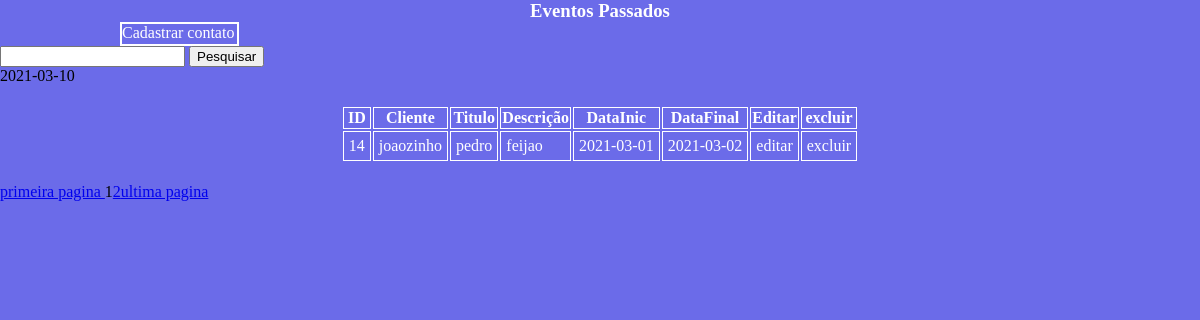
Page /php/eventPass.php on the committed database.
### tables this page shows
CREATE TABLE `cliente` (
  `Nome` varchar(50) NOT NULL,
  `Descri` varchar(200) NOT NULL,
  `Titulo` varchar(100) NOT NULL,
  `DataFinal` date NOT NULL,
  `DataInicial` date NOT NULL,
  `Id` int(11) NOT NULL
);

### php/eventPass.php (the view, shortened to what this page needs)
<!DOCTYPE html>
<html lang="pt-br">
<head>
    <link rel="stylesheet" href="../css/index.css">
</head>
<body>
    <h3>Eventos Passados</h3>
    <div class="cadastro">
    <a href="index.php?menuop=cadastro">Cadastrar contato</a>
    </div>
    <div>
        <form action="index.php?menuop=eventoPass" method="post">
        <input type="text" name="Procurar">
        <input type="submit" value="Pesquisar">
        </form>
    </div>
    <table>
        <thead>
        <tr>
        <th>ID</th>
        <th>Cliente</th>
        <th>Titulo</th>
        <th>Descrição</th>
        <th>DataInic</th>
        <th>DataFinal</th>
        <th>Editar</th>
        <th>excluir</th>
        </tr>
        </thead>
   <tbody>
       <?php
       $dataAtual= date("Y-m-d");
       $quantidade = 10;
       $pagina = (isset($_GET['pagina']))?(int)$_GET["pagina"]:1;
       $inicio = ($quantidade * $pagina)- $quantidade;
       $Pesquisar = (isset($_POST["Procurar"]))?$_POST["Procurar"]:"";
       $sql = "SELECT * FROM cliente WHERE Id = '{$Pesquisar}'
       or Nome LIKE '%{$Pesquisar}%'
       ORDER BY Nome ASC
       LIMIT $inicio , $quantidade";
       $rs = mysqli_query($conexao,$sql) or die ("erro ao executar a consulta".mysqli_error($conexao));
       while($dados= mysqli_fetch_assoc($rs)){
             if( $dataAtual >=$dados["DataInicial"]){
       ?>
        <tr>
        <td><?=$dados["Id"]?></td>
        <td><?=$dados["Nome"]?></td>
        <td><?=$dados["Titulo"]?></td>
        <td><?=$dados["Descri"]?></td>
        <td><?=$dados["DataFinal"]?></td>
        <td><?=$dados["DataInicial"]?></td>
        <td><a href="index.php?menuop=editar&idContato=<?=$dados["Id"]?>"> editar</a></td>
        <td><a href="index.php?menuop=excluir&idContato=<?=$dados["Id"]?>">excluir</a></td>
        </tr>
<?php
             }
       }
       ?>
</tbody>
</table>
<?php
$sqltotal = "SELECT Id FROM cliente";
$qrtotal = mysqli_query($conexao,$sqltotal)  or die ("erro".mysqli_error($conexao));
$numtotal = mysqli_num_rows($qrtotal);
$totalpagina = ceil($numtotal/$quantidade);
echo '<a href="?menuop=eventoPass&pagina=1"> primeira pagina </a>';
 ?>
 <?php
for ($i=1;$i<=$totalpagina;$i++){
    if($i>=($pagina-5) && $i <=($pagina+5)){
        if($i==$pagina){
            echo $i;
        }else{
           echo "<a href=\"?menuop=eventoPass&pagina=$i\">$i</a>";
        }
    }
}
    ?>
    <?php
echo "<a href=\"?menuop=eventoPass&pagina=$totalpagina\">ultima pagina</a>";
?>
</body>
</html>

### css/index.css (style rules this page uses)
body { padding: auto; margin: 0 auto; background-color: rgb(107, 107, 233); }
h3 { margin: 0 auto; text-align: center; color: white; }
table { margin: 0 auto; text-align: center; padding: 20px; color: white; }
table th { border: 1px solid; text-align: center; color: white; }
table td { border: 1px solid white; text-align: justify; padding: 5px; color: white; }
.cadastro a { text-decoration: none; border: 2px solid; display: block; width: 115px; height: 20px; color: white; }
.cadastro { margin: 0 auto; margin-left: 10%; }
table a { text-decoration: none; color: white; }

### rows in the picture
cliente: Id "14", Nome "joaozinho", Titulo "pedro", Descri "feijao", DataFinal "2021-03-01", DataInicial "2021-03-02"
